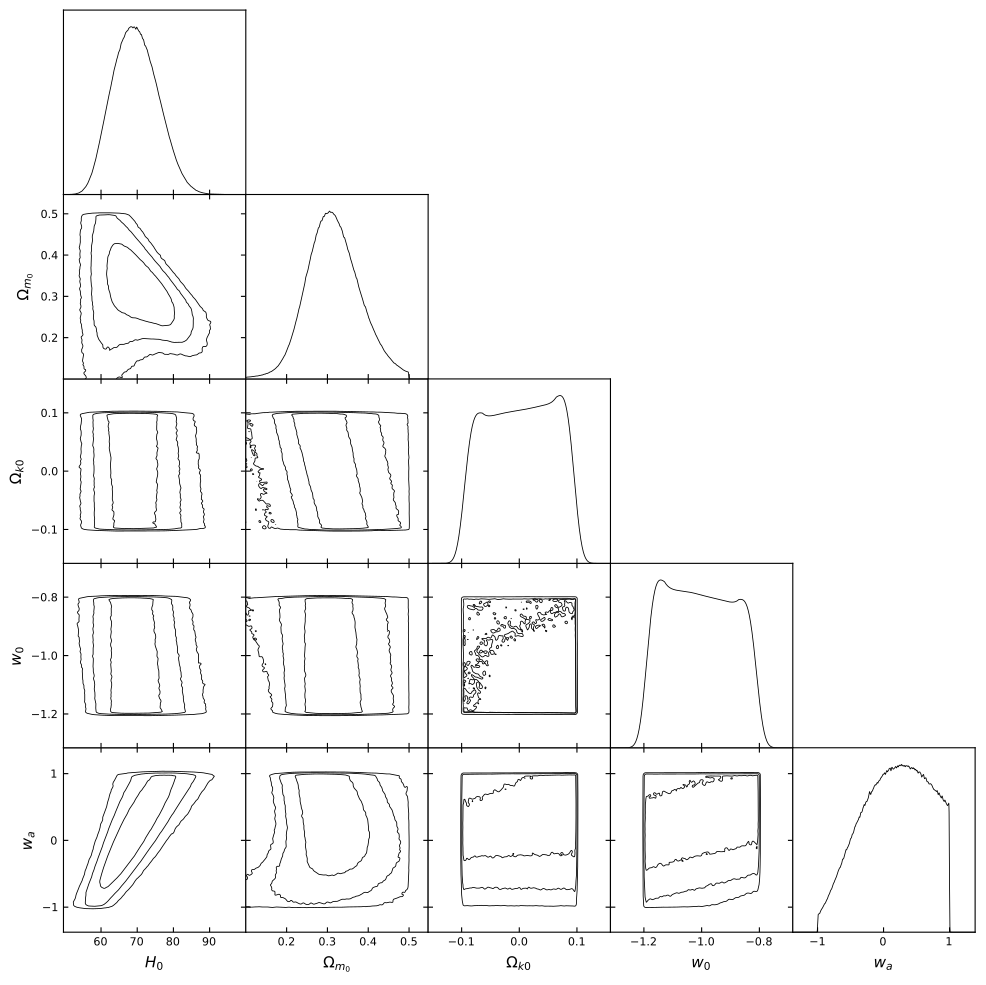

This figure's Python source:
# -*- coding: utf-8 -*-
"""
Created on Sat Nov 16 12:12:23 2019

@author: Owner
"""

from numpy import dstack, split, loadtxt, exp, trapz, arange, savetxt, array, random, reshape, inf, isfinite
import time
from getdist import plots, MCSamples
import emcee
import matplotlib.pyplot as plt
start_time = time.time()

z_obs, Hz_obs, sigHobs = loadtxt('H(z)data.dat',unpack = True)
##From Table 1 of 1607.03537v2, refs. 4,6,7,10 excluded.

def logL(paras):
    H0, O, Ok, w0, wa = paras[0], paras[1], paras[2], paras[3], paras[4]
    def E(z, O, Ok, w0, wa): #Expansion parameter
        w0e = 3*(1 + w0) #Should be 1 + w0?
        wae = -3*wa*(z/(1 + z))
        return (O*((1 + z)**3) + Ok*((1 + z)**2) + (1 - O - Ok)*((1 + z)**w0e)*exp(wae))**(1/2)
    
    def H(H0, z, O, Ok, w0, wa): #Hubble parameter
        return H0*E(z, O, Ok, w0, wa)
        
    def chi2h(H0, O, Ok, w0, wa):
        return sum(((1/sigHobs)*(H(H0, z_obs, O, Ok, w0, wa) - Hz_obs))**2)
    
    Larg = (-1/2)*chi2h(H0, O, Ok, w0, wa)
    return Larg

def lnprior(paras):
    H0, O, Ok, w0, wa = paras[0], paras[1], paras[2], paras[3], paras[4]
    if ((50 <= H0 <= 100) and (0.1 <= O <= 0.5) and (-0.1 <= Ok <= 0.1) and (-1.2 <= w0 <= -0.8) and (-1 <= wa <= 1)):
        return 0.0
    return -inf

def lnprob(paras):
    lp = lnprior(paras)
    if not isfinite(lp):
        return -inf
    return lp + logL(paras)

guess = array([70, 0.3, 0, -1, 0])
print('check 1')
ndim, nwalkers = 5, 100
p0 = random.rand(ndim * nwalkers).reshape((nwalkers, ndim)) * 1e-8 + guess
sampler = emcee.EnsembleSampler(nwalkers, ndim, lnprob, args=())
pos, prob, state = sampler.run_mcmc(p0, 100)
sampler.reset()
print('check 2')

sampler.run_mcmc(pos, 200000)
chain = sampler.flatchain.copy()
savetxt('flat_LCDM_emcee_5D.txt', chain)

'''
Plots
'''
chain = loadtxt('flat_LCDM_emcee_5D.txt',unpack=True,delimiter=' ')

H01 = chain[0,:]
O1 = chain[1,:]
Ok1 = chain[2,:]
w01 = chain[3,:]
wa1 = chain[4,:]

samps = array([H01, O1, Ok1, w01, wa1])
samps = samps.T
"""
samps1 = samps[samps[:,1]<=0.7,:]
samps2 = samps1[0.1<=samps1[:,1],:]
samps3 = samps2[samps2[:,0]<=85,:]
cut_samps = samps3[50<=samps3[:,0],:]
"""
names = ["H0", "O", "Ok", "w0", "wa"]
labels = [r"H_0", r"\Omega_{m_0}", r"\Omega_{k0}", r"w_0", r"w_a"]
#samples = MCSamples(samples=cut_samps,names = names, labels = labels,ranges={'H':(50,85),'m':(0.1,0.7)})
samples1 = MCSamples(samples=samps, names = names, labels = labels, ranges={'H0':(25, 100), 'O':(0.1, 0.7), 'Ok':(-0.5, 0.5), 'w0':(-1.5, -0.5), 'wa':(-1.5, 1.5)})

g = plots.getSubplotPlotter()
#samples.updateSettings({'contours': [0.6827, 0.9545, 0.9973]})
samples1.updateSettings({'contours': [0.6827, 0.9545, 0.9973]})
g.settings.alpha_filled_add=0.4
g.settings.num_plot_contours = 3
g.triangle_plot([samples1], ['H0', 'O', 'Ok', 'w0', 'wa'],filled_compare=False)
#legend_labels=[r'$\rm New\ BAO$',  r'$\rm Old\ BAO$'],
#legend_loc='upper right',ls=['-','--'],line_args=[{'ls':'-','color':'blue'},{'ls':'--','color':'red'}],contour_colors=['blue','red'])
g.export('flat_LCDM_emcee_5D.pdf')

        
print("--- %s seconds ---" % (time.time() - start_time))
